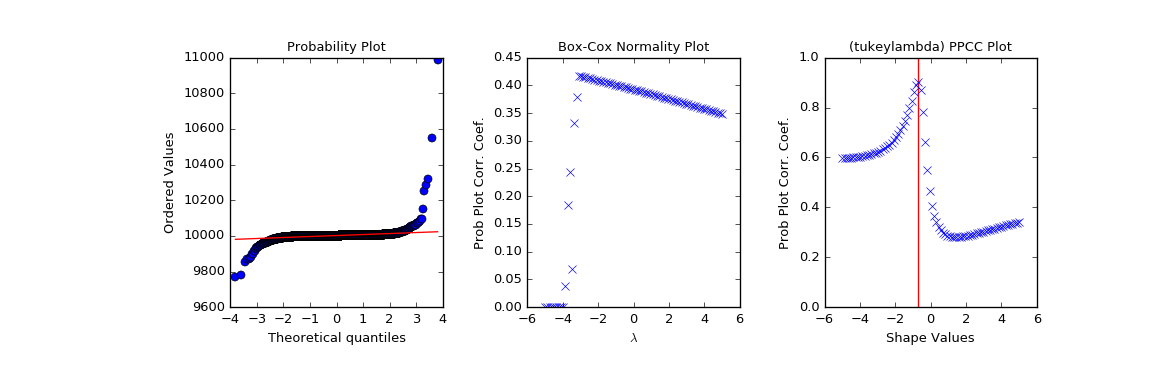

This chart was generated by the following Python code:
# First we generate some random data from a Tukey-Lambda distribution,
# with shape parameter -0.7:

from scipy import stats
import matplotlib.pyplot as plt
np.random.seed(1234567)
x = stats.tukeylambda.rvs(-0.7, loc=2, scale=0.5, size=10000) + 1e4

# Now we explore this data with a PPCC plot as well as the related
# probability plot and Box-Cox normplot.  A red line is drawn where we
# expect the PPCC value to be maximal (at the shape parameter -0.7 used
# above):

fig = plt.figure(figsize=(12, 4))
ax1 = fig.add_subplot(131)
ax2 = fig.add_subplot(132)
ax3 = fig.add_subplot(133)
res = stats.probplot(x, plot=ax1)
res = stats.boxcox_normplot(x, -5, 5, plot=ax2)
res = stats.ppcc_plot(x, -5, 5, plot=ax3)
ax3.vlines(-0.7, 0, 1, colors='r', label='Expected shape value')
plt.show()
